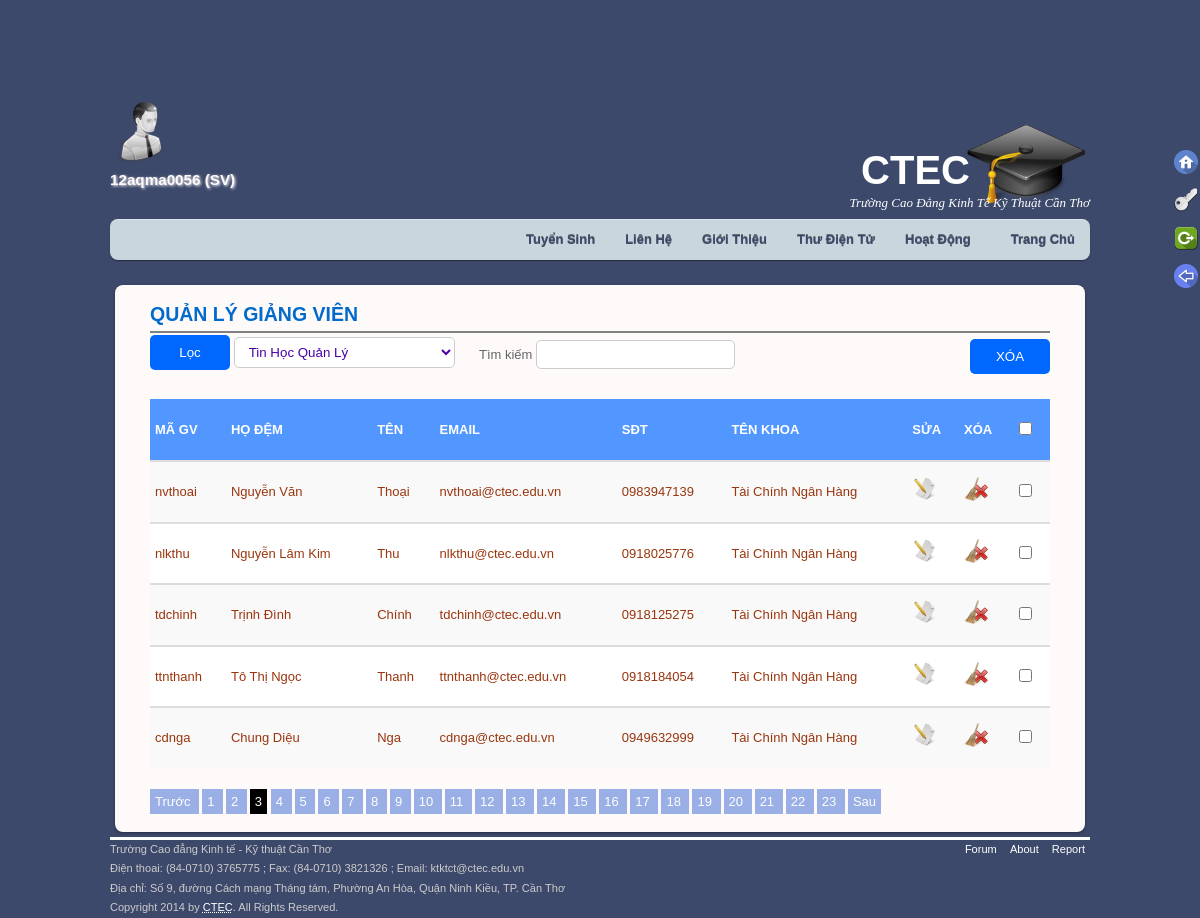
/php/QT.php?page=3 (signed in), run on the app's committed database.
### tables this page shows
CREATE TABLE IF NOT EXISTS `taikhoan` (
  `tendangnhap` varchar(50) NOT NULL,
  `matkhau` varchar(50) NOT NULL,
  `quyen` varchar(50) NOT NULL,
  PRIMARY KEY (`tendangnhap`),
  KEY `quyen` (`quyen`)
);

CREATE TABLE IF NOT EXISTS `giangvien` (
  `idgiangvien` int(11) NOT NULL AUTO_INCREMENT,
  `magv` varchar(50) NOT NULL,
  `hodem` varchar(50) NOT NULL,
  `ten` varchar(50) NOT NULL,
  `email` varchar(50) NOT NULL,
  `SĐT` int(11) NOT NULL,
  `idkhoa` int(11) NOT NULL,
  PRIMARY KEY (`idgiangvien`),
  UNIQUE KEY `magv` (`magv`),
  UNIQUE KEY `magv_2` (`magv`),
  UNIQUE KEY `magv_3` (`magv`),
  KEY `idkhoa` (`idkhoa`),
  KEY `idkhoa_2` (`idkhoa`)
);

CREATE TABLE IF NOT EXISTS `khoa` (
  `idkhoa` int(11) NOT NULL AUTO_INCREMENT,
  `tenkhoa` varchar(45) DEFAULT NULL,
  PRIMARY KEY (`idkhoa`)
);

### php/ketnoi.php (called while the page is built, shortened)
<?php
$host= 'http://'.$_SERVER['HTTP_HOST'].'/';
$images=$host.'images/';
$page=$host.'index.php?page=';
?>

### includes/div_QTGV.php (the view, shortened to what this page needs)
<article id="post clearfix" class="post clearfix">
	<h1 class="post-title"><a href="#">QUẢN LÝ GIẢNG VIÊN</a></h1>
    <hr color="gray" />
    <?php if (isset ( $_SESSION ["tendangnhap"] )){
    	 		if (! isset ( $_GET ['ok'] )) {
						$start = ($_GET ['page'] - 1) * 5;
						$select = "select magv, hodem, ten, email, SĐT, tenkhoa, idgiangvien  ";
						$select .= "from giangvien, khoa ";
						$select .= "where giangvien.idkhoa=khoa.idkhoa limit $start, 5";
						$kq = mysql_query ( $select, $connect );
						if($kq){
							$num = mysql_num_rows ( $kq );
							if ($num > 0) {
								echo '<form name="form1" method="post" action="checkGV.php">';
								echo "<input  type='submit' value='XÓA' name='delete' id='delete'/>";
								$sel = "select magv, hodem, ten, email, SĐT, tenkhoa, idgiangvien  ";
								$sel .= "from giangvien, khoa ";
								$sel .= "where giangvien.idkhoa=khoa.idkhoa";
								$res = mysql_query ( $sel, $connect );
								$number = mysql_num_rows ( $res );
								$tst = floor ( $number / 5 )+1;
								?>
							<br /><br/>	<?php if($num>0){ ?> <table><thead><tr><th>Mã GV</th><th>Họ Đệm<th>Tên</th>
							<th>Email</th><th>SĐT</th><th>Tên Khoa</th><th>Sửa</th><th>Xóa</th><th>
							<input type='checkbox' id='selectall' /></th></tr></thead> <tbody> <?php }
							else{
											echo "<br /><img src='".$images."del.png'><h2 style='margin-left: 150px;'>không có dữ liệu để hiện thị!</h2>";
											} ?>
								<?php while ( $row = mysql_fetch_array ( $kq ) ) {
									echo "<tr>";
									echo "<td>$row[0]</td>";
									echo "<td>$row[1]</td>";
									echo "<td>$row[2]</td>";
									echo "<td>$row[3]</td>";
									echo "<td>0$row[4]</td>";
									echo "<td>$row[5]</td>";
									echo "<td><a href='".$page."suagiangvien&&idgiangvien=$row[idgiangvien]'><img src='".$images."edit.png' /></td>";
									echo "<td><a href=\"#\" onclick=\"delgv_notpaging('$_GET[page]', '$row[idgiangvien]');\"><img src='".$images."xoa.png' /></a></td>";
									echo "<td><input class='checkbox1' name='checkbox[]' type='checkbox'
								value='$row[idgiangvien]' /></td></tr>";
								}
								echo " </tbody></table></form><br />";
								if ($_GET ['page'] > 1) {
									echo '<a class="a" href="'.$_SERVER['PHP_SELF'].'?page=' . ($_GET ['page'] - 1) . '">Trước </a>';
								}
								for($i = 1; $i <= $tst; $i ++) {
									if ($i == $_GET ['page']) {
										echo ' <a href="#" class="active">' . $i . '</a> ';
									} else {
										echo '<a class="a" href="'.$_SERVER['PHP_SELF'].'?page=' . $i . '">' . $i . ' </a>  ';
									}
								}
								if ($_GET ['page'] < $tst) {
									echo '<a class="a" href="'.$_SERVER['PHP_SELF'].'?page=' . ($_GET ['page'] + 1) . '"> Sau</a>';
								}
							}
							} else {
								echo "<br /><img src='".$images."del.png'><h2 style='margin-left: 150px;'>không có dữ liệu để hiện thị!</h2>";
							}
						}
    	  }else {
				header ( "location:$host.'dangnhap.php'" );
			   }
					?>
		<?php if($num>0){ ?>
			<form id="filter" action="<?=$_SERVER['PHP_SELF'];?>" method='get'>
				<input  class="filterbtn" type='submit' name='ok' value='Lọc' />
				<select class="input" name='selkhoa'>;
						<?php
						$re = mysql_query ( "SELECT * FROM khoa" );
						for(; $row = mysql_fetch_array ( $re );) {
							echo "<option value='" . $row ['idkhoa'] . "'>" . $row ['tenkhoa'] . "</option>";
						}
						?>
				</select>
			</form>
			<?php } ?>
</article>

### includes/div_user.php
<?php
		if(isset($_SESSION['tendangnhap'])){
					$sl="select tendangnhap, quyen ";
					$sl.="from taikhoan ";
					$sl.="where tendangnhap="."'".$_SESSION["tendangnhap"]."'";
					$kq1=mysql_query($sl, $connect);
					while($row=mysql_fetch_array($kq1)){
					echo "<img src='".$images."admin.png' /><h3 style='color: snow; text-shadow: 1px 1px 3px white;'>$row[0] ($row[1])</h3>";
					}
			}
	 ?>

### css/main.css (style rules this page uses)
html, body,div, dl, form, h1, h2, h3, h4, h5, h6, ol, p, pre, table, ul, dd, dt, li, tbody, td, tfoot, th, thead, tr, button, br, img, q, span { margin: 0; padding: 0 }
img { border: 0; outline: none }
img { max-width: 100%; height: auto; width: auto\9; }
article, aside, details, figcaption, figure, footer, header, hgroup, menu, nav, section { display: block }
body { background: #3D496B; font: 13px/150% Arial, Helvetica, sans-serif; color: #666 }
a { color: #026acb; text-decoration: none; outline: none; target: _blank }
input[type="submit"] { background: #0067ff; border: 0; color: #fff; outline: none; width: 80px; padding: 10px; outline: none; border-radius: 5px }
table { display: table; border: 0; border-spacing: 0; width: 100%; text-align: left; margin: 5px auto }
th { padding: 5px; text-transform: uppercase; color: white; background: #5197FF; display: table-cell; font-weight: bold; vertical-align: middle; padding-top: 20px; padding-bottom: 20px }
td { padding: 5px; border-top: 2px solid #ddd; padding-top: 15px; padding-bottom: 15px; color: #9A350E }
tr:nth-child(even) { background-color: #f9f9f9 }

### css/database.css (style rules this page uses)
.input { background: #fff; border: 1px solid #ccc; padding: 6px 10px; outline: none; -webkit-border-radius: 5px; -moz-border-radius: 5px; border-radius: 5px; color: #4700A8 }

### css/QT.css (style rules this page uses)
.a { padding: 5px; margin-right: 3px; color:#fff; background: #9aafe5; }
#filter { position: absolute; top: 50px; left: 35px }
#delete { margin-left: 820px; margin-top: 0px; }
.active { background: black; color: white; padding: 5px; }

### data on the page
taikhoan: tendangnhap "12aqma0056", quyen "SV"
giangvien: magv "nvthoai", hodem "Nguyễn Văn", ten "Thoại", email "nvthoai@ctec.edu.vn", SĐT "983947139", idkhoa.tenkhoa "Tài Chính Ngân Hàng"
giangvien: magv "nlkthu", hodem "Nguyễn Lâm Kim", ten "Thu", email "nlkthu@ctec.edu.vn", SĐT "918025776", idkhoa.tenkhoa "Tài Chính Ngân Hàng"
giangvien: magv "tdchinh", hodem "Trịnh Đình", ten "Chính", email "tdchinh@ctec.edu.vn", SĐT "918125275", idkhoa.tenkhoa "Tài Chính Ngân Hàng"
giangvien: magv "ttnthanh", hodem "Tô Thị Ngọc", ten "Thanh", email "ttnthanh@ctec.edu.vn", SĐT "918184054", idkhoa.tenkhoa "Tài Chính Ngân Hàng"
giangvien: magv "cdnga", hodem "Chung Diệu", ten "Nga", email "cdnga@ctec.edu.vn", SĐT "949632999", idkhoa.tenkhoa "Tài Chính Ngân Hàng"

### other printed values
form field selkhoa "Tin Học Quản Lý"
